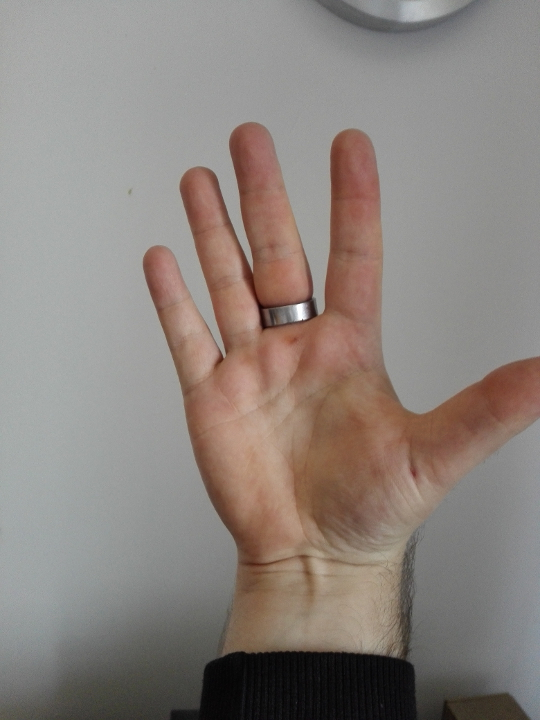
#> input picture JoshiHand0.jpg, 540 x 720 px
$ jupyter execute --allow-errors main_Hand_Gestures.ipynb   (shell and % lines are left out)
#> lines starting #> are read from the running program, lines starting #| are printed output that depends on the picture; after the words box and inside, x2 and y2 are one past the last pixel; in counts of white or black regions, pixels touching at a corner belong together
# Group C: Hand Gesture Recognition

## Members

Niklas Holtz, Master Informatik.
Joshua Falk, Bachelor Informatik.
Julien Räker, Bachelor Informatik.

## What is gesture recognition?

It's a topic in computer science with the goal of interpreting human gestures via mathematical algorithms. Hand gestures recognition as an typical form of the recognition is used to control or interact with devices without physically touching them. In the literature, a distinction is often made between static gestures and gestures that require movement. In our project, we limit ourselves to the former and use an external sensor system: the webcam of our laptop.

## Our Goals/Milestones

Our approach is based on segmenting the hand first. This means that the hand is separated from the background, so that a single mask is created, with which we then try to recognize a predefined gesture. Finally, an assigned action is to be executed for each gesture.

1. Segmentation of the hand.
2. Detection of predefined gestures.
3. Execution of assigned actions.

In addition to this elaboration, there are various executable files in our git with which the hand gesture recognition can be executed on a local computer (with webcam). Since we didn't find a way to insert them into this notebook, we unfortunately had to outsource them. For this reason, the third milestone is also not part of this elaboration.

# Use Cases

Of course, there are many different use cases that we could consider. But they all have one thing in common, because the goal is always to ***control the computer with gestures***.

As part of our external files, however, we decided on the following use cases.

1.   Control a PowerPoint presentation with pre-defined hand gestures.
2.   Control the volume of a computer by the number of fingers outstretched.

# Segmentation

Below we have looked at 3 approaches that can be used to segment the hand.

## Skin Color Detection

*   detecting hands with skin detection
*   the color space HSV is suitable to filter specific colors

[cell 1]
import numpy as np
import cv2
from matplotlib import pyplot as plt

img0 = cv2.cvtColor(cv2.imread("JoshiHand0.jpg"), cv2.COLOR_BGR2RGB)
img1 = cv2.cvtColor(cv2.imread("JoshiHand1.jpg"), cv2.COLOR_BGR2RGB)
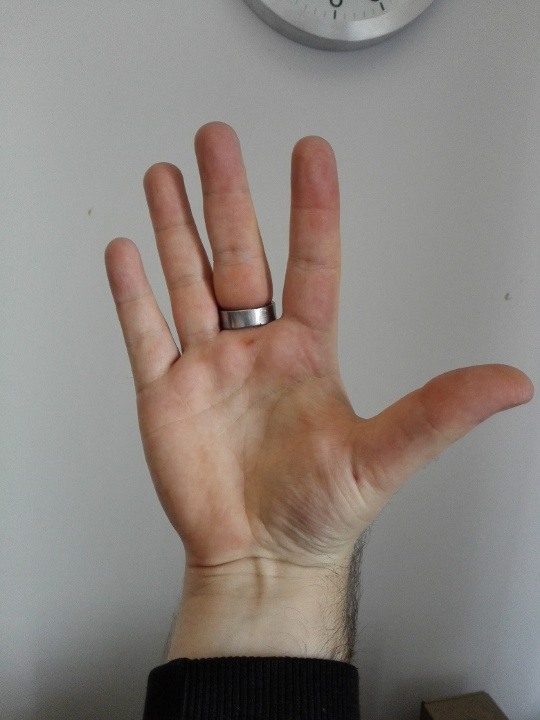
#> input picture JoshiHand1.jpg, 540 x 720 px
img2 = cv2.cvtColor(cv2.imread("JoshiHand2.jpg"), cv2.COLOR_BGR2RGB)
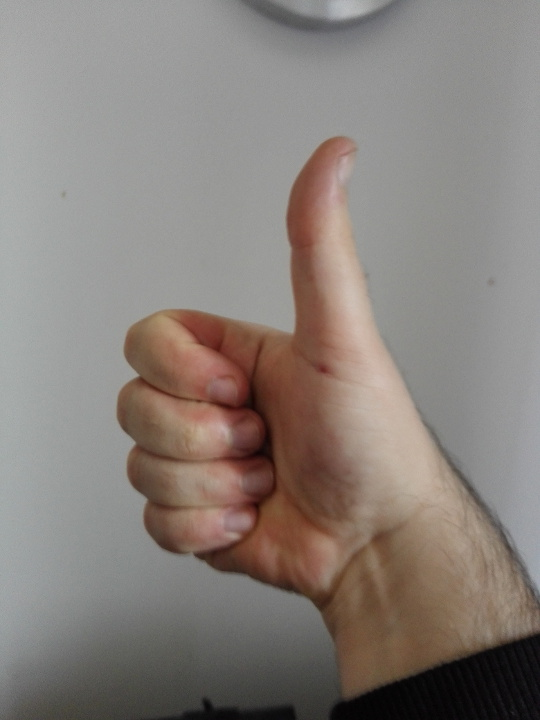
#> input picture JoshiHand2.jpg, 540 x 720 px
img3 = cv2.cvtColor(cv2.imread("JoshiHand3.jpg"), cv2.COLOR_BGR2RGB)
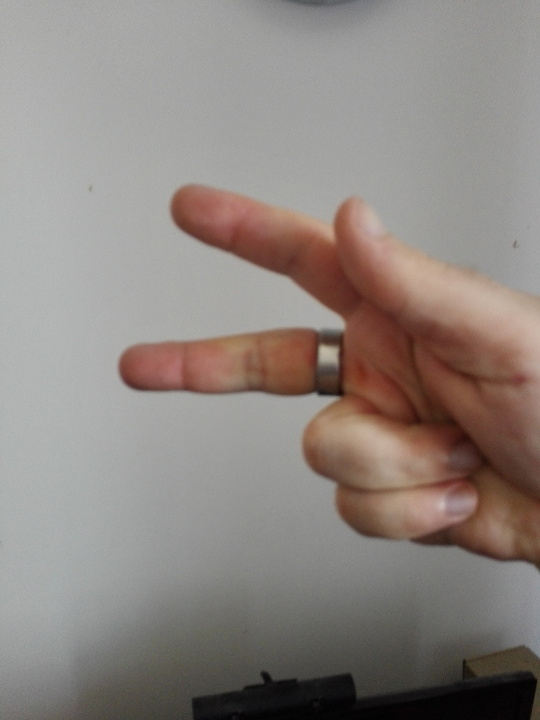
#> input picture JoshiHand3.jpg, 540 x 720 px
img4 = cv2.cvtColor(cv2.imread("JoshiHand4.jpg"), cv2.COLOR_BGR2RGB)
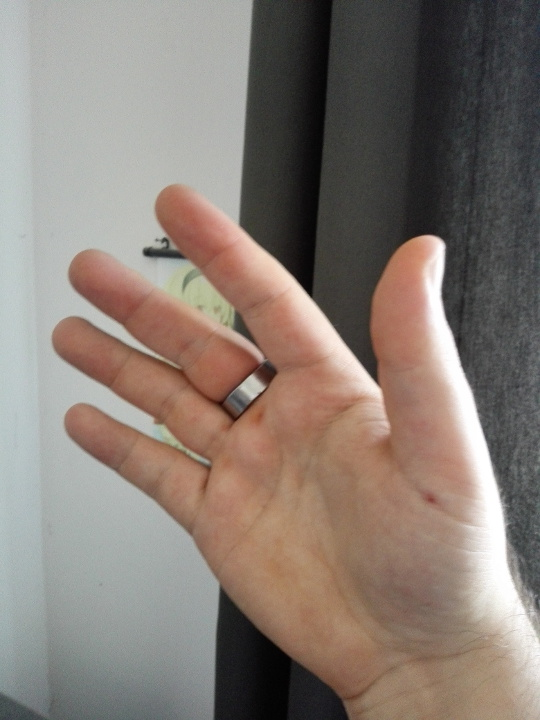
#> input picture JoshiHand4.jpg, 540 x 720 px
img5 = cv2.cvtColor(cv2.imread("JoshiHand5.jpg"), cv2.COLOR_BGR2RGB)
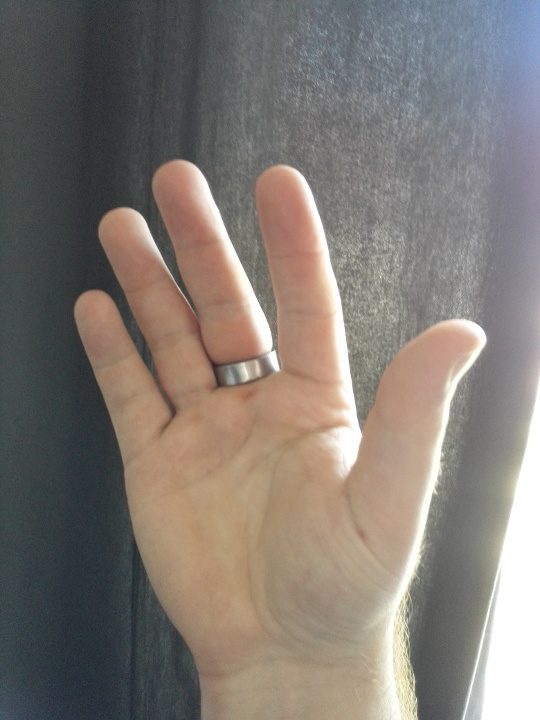
#> input picture JoshiHand5.jpg, 540 x 720 px
#> (the rest of this cell did not finish here and is left out)

[cell 2]
from google.colab import files

uploaded = files.upload()
#> the answer given: JoshiHand0.jpg
#> uploaded = 1 item

[cell 3]
import cv2
import numpy as np
from google.colab.patches import cv2_imshow

#choosing image
img_name = "JoshiHand1.jpg"

alpha = 1
beta = 0
histSize = 250

#Open the image
image = cv2.imread(img_name)
#> image is the input picture: shape (720, 540, 3); mean B, G, R 125.2, 130.8, 139.4
image = cv2.resize(image, ((len(image[0])//2), (len(image)//2)))
#> image: shape (360, 270, 3)

new_img = np.zeros(image.shape, image.dtype)

for y in range(image.shape[0]):
  for x in range(image.shape[1]):
    for c in range(image.shape[2]):
      new_img[y, x, c] = np.clip(alpha * image[y, x, c] + beta, 0, 255)

#range of skin color (found on the Internet)
min_skinColor = np.array([0, 58, 30], dtype = np.uint8)
max_skinColor = np.array([33, 255, 255], dtype = np.uint8)

#convert BGR image into HSV image
hsvImage = cv2.cvtColor(new_img, cv2.COLOR_BGR2HSV)
#> hsvImage: shape (360, 270, 3); mean H, S, V 38.5, 30.6, 140.9

#gets only the skin colored parts
detectedHand = cv2.inRange(hsvImage, min_skinColor, max_skinColor)
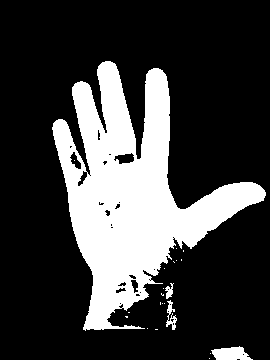
#> detectedHand: shape (360, 270); 24.5% white; 22 white regions (18 under 20 px), largest, box (x1, y1, x2, y2) and area: (52, 61, 266, 331) 23120, (211, 346, 253, 360) 405, (166, 300, 177, 330) 146, (165, 283, 174, 299) 76

kernel = np.ones((3,3), np.uint8)
#detectedHand = cv2.dilate(detectedHand, kernel, iterations=1)
#detectedHand = cv2.GaussianBlur(detectedHand, (5, 5), 0)

opening = cv2.morphologyEx(detectedHand, cv2.MORPH_OPEN, kernel)
#> opening: shape (360, 270); 24.2% white; 8 white regions (3 under 20 px), largest, box (x1, y1, x2, y2) and area: (52, 61, 266, 330) 22927, (212, 347, 251, 360) 397, (166, 289, 173, 298) 45, (124, 325, 135, 329) 36, (168, 305, 172, 312) 27
closing = cv2.morphologyEx(detectedHand, cv2.MORPH_CLOSE, kernel)
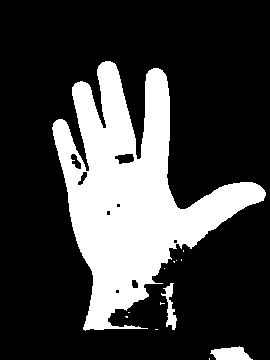
#> closing: shape (360, 270); 24.8% white; 13 white regions (10 under 20 px)


cv2_imshow(new_img)
cv2_imshow(hsvImage)
cv2_imshow(detectedHand)
cv2_imshow(closing)

[cell 4]
contours, hierarchy= cv2.findContours(detectedHand, cv2.RETR_TREE, cv2.CHAIN_APPROX_SIMPLE)
#> contours = 55 contours, 41 with area under 20; largest, box (x1, y1, x2, y2) and area: (52, 61, 266, 331) 22966, (211, 346, 253, 360) 358, (113, 152, 135, 165) 168, (69, 151, 82, 170) 114, (166, 300, 177, 330) 104

hand = max(contours, key=cv2.contourArea)
#> hand = contour of 663 points, box (x1, y1, x2, y2) (52, 61, 266, 331), area 22966

drawing = np.zeros(image.shape, np.uint8)
hull = cv2.convexHull(hand)
#> hull = contour of 18 points, box (x1, y1, x2, y2) (52, 61, 266, 331), area 37336

cv2.drawContours(drawing, [hand], 0, (0, 255, 0), 1)
cv2.drawContours(drawing, [hull], 0, (0, 0, 255), 2)
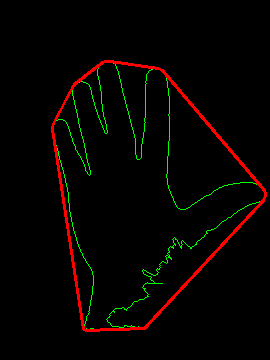
#> drawing: shape (360, 270, 3); mean of channels 0, 1, 2 0, 3.1, 6; drawn as B, G, R
cv2.drawContours(image, [hand], 0, (0, 255, 0), 1)
cv2.drawContours(image, [hull], 0, (0, 0, 255), 2)

cv2_imshow(detectedHand)
cv2_imshow(drawing)

##Problems with Skin Color Detection

*   <b>works good with the right light conditions

<div>


</div>
<div>


</div>

*  cant detect skin at bad light conditions</b>

<div>


</div>

<div>


</div>

## Edge Detection

[cell 5]
import numpy as np
import cv2
from matplotlib import pyplot as plt
from google.colab.patches import cv2_imshow
edges_gray = 0
edges_hsv = 0
for i in range(5):
  img_string = 'JoshiHand{}.jpg'
  img = cv2.imread(img_string.format(i))
#> img is the input picture: shape (720, 540, 3); mean B, G, R 125.7, 131.3, 140.1
  img_gray = cv2.cvtColor(img, cv2.COLOR_BGR2GRAY)
  #img_hsv_h = cv2.cvtColor(img, cv2.COLOR_BGR2HSV_FULL)[:, :, 0]
  edges_gray = cv2.Canny(img_gray, 250, 300, edges_gray, 5, True)
#> edges_gray: shape (720, 540); 5.3% white in thin lines or dots
  #edges_hsv = cv2.Canny(img_hsv_h, 250, 300, edges_hsv, 5, True)

  closing = cv2.morphologyEx(edges_gray, cv2.MORPH_CLOSE, np.ones((5,5),np.uint8))
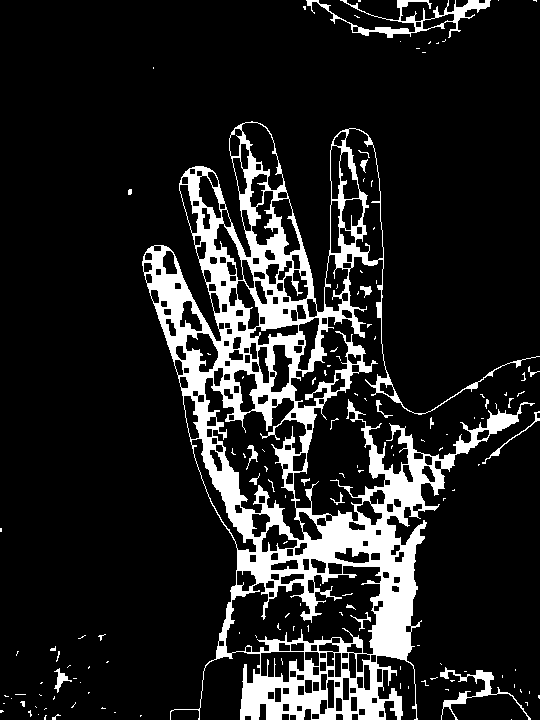
#> closing: shape (720, 540); 13.6% white; 136 white regions (114 under 20 px)
  # [4 lines of commented-out code are left out]

  contours, hierarchy = cv2.findContours(closing, cv2.RETR_TREE, cv2.CHAIN_APPROX_SIMPLE)
#> contours = 364 contours, 125 with area under 20; largest, box (x1, y1, x2, y2) and area: (142, 121, 540, 720) 91358, (225, 565, 382, 655) 8648, (204, 377, 307, 541) 6666, (345, 128, 384, 262) 2598, (306, 0, 491, 38) 1361
  #np.zeros(closing.shape, np.uint8)
  image_cvt = cv2.cvtColor(closing, cv2.COLOR_GRAY2RGB)
#> image_cvt: shape (720, 540, 3); 13.6% white; 136 white regions (114 under 20 px), largest, box (x1, y1, x2, y2) and area: (142, 121, 540, 720) 48705, (306, 0, 491, 38) 1538, (440, 667, 531, 720) 756
  max_contour = max(contours, key=cv2.contourArea)
#> max_contour = contour of 2382 points, box (x1, y1, x2, y2) (142, 121, 540, 720), area 91358
  contours_image = cv2.drawContours(image_cvt, [max_contour], -1, (0,0,255))
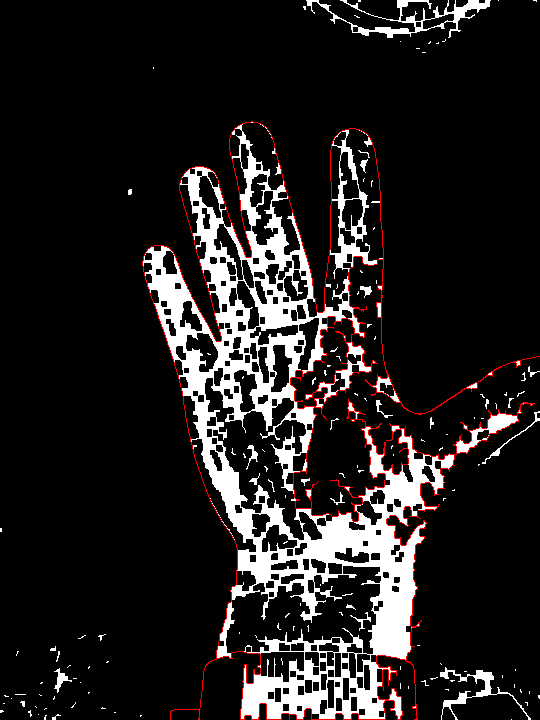
#> contours_image: shape (720, 540, 3); mean B, G, R 31.1, 31.1, 34.6

  cv2_imshow(edges_gray)
  cv2_imshow(contours_image)

##Problems with edge detection
* Busy background
* Hand contour offten has holes -> closing filter does not help

## Detect Hand with Background Subtraction

With Background Subtraction we create a mask of the Background. With this mask we performing every time a subtraction with the current frame and the background model. So we can detect every object (in this case our hand) which we hold into the camera.

[cell 6]
import cv2
from google.colab.patches import cv2_imshow

#load the images
background = cv2.imread("background.jpg")
hand = cv2.imread("handBackground.jpg")
#> (the rest of this cell did not finish here and is left out)

[cell 7]
kernel = np.ones((3,3), np.uint8)

#use some filter and apply a threshold
#> (the rest of this cell did not finish here and is left out)

It should be noted that this result can only be generated in this notebook. If we apply the appropriate algorithms in a real-time environment, we get worse results. Nevertheless, this method offers the most potential for segmenting the hand. The disadvantage here, however, is that you always need an initial image, the empty background, to subtract it from your hand. As soon as you move the camera without recalculating the background, the hand obviously cannot be segmented. In the lower GIF you can see undefined behavior if you try this.

As the pictures above show, the results are very good in both good and bad lighting conditions. In addition, this approach is completely independent of skin color or distinctive spots on the hand. For this reason, we have decided to compromise with the static camera and now recognize gestures based on these results.

## Camera Capturing

Since we cannot access the webcam of our computers with Colab directly via OpenCV, we use an asynchronous javascript function, which allows us to connect to the webcam of the user.

In the following, you can see an approach to access the camera. In addition, various filters were used to perform the segmentation. Since we later decided to implement camera access through external files, we did not pursue this approach any further.

[cell 8]
from IPython.display import display, Javascript
from google.colab.output import eval_js
from base64 import b64decode
import cv2
import numpy as np
import imutils
from google.colab.patches import cv2_imshow

""" Creates a canvas element and a button to capture a photo.
:param filename: str with and ending like .jpg or .png
:param quality: a float between 0 (worst) and 1 (best) quality.
"""
def take_photo(filename='photo.jpg', quality=0.8):
  js = Javascript('''
    async function takePhoto(quality) {
      const div = document.createElement('div');
      // Create a button to capture a photo.
      const capture = document.createElement('button');
      capture.textContent = 'Capture Photo';
      div.appendChild(capture);

      //Create a video element, which captures the webcam.
      const video = document.createElement('video');
      video.style.display = 'block';
      const stream = await navigator.mediaDevices.getUserMedia({video: true});

      //Append everything and start the stream.
      document.body.appendChild(div);
      div.appendChild(video);
      video.srcObject = stream;
      await video.play();

      // Resize the output to fit the video element.
      google.colab.output.setIframeHeight(document.documentElement.scrollHeight, true);

      // Wait for Capture to be clicked.
      await new Promise((resolve) => capture.onclick = resolve);

      const canvas = document.createElement('canvas');
      canvas.width = video.videoWidth;
      canvas.height = video.videoHeight;
      canvas.getContext('2d').drawImage(video, 0, 0);
      stream.getVideoTracks()[0].stop();
      div.remove();
      return canvas.toDataURL('image/jpeg', quality);
    }
    ''')
  display(js)
  data = eval_js('takePhoto({})'.format(quality))
  binary = b64decode(data.split(',')[1])
  with open(filename, 'wb') as f:
    f.write(binary)
  return cv2.imread(filename)

# [42 lines left out: functions filter_by_threshold, detect_skin_color, not called in this run]


try:
  print('PHOTO:')
  picture = take_photo()
  cv2_imshow(picture)
  print('Filtered Photo:')
  filtered_photo = filter_by_threshold(picture)
  cv2_imshow(filtered_photo)
  print('Detected Skin:')
  skin_photo = detect_skin_color(picture)
  cv2_imshow(skin_photo)
except Exception as err:
  # Errors will be thrown if the user does not have a webcam or if they do not
  # grant the page permission to access it.
  print(str(err))

# Gesture recognition

## Approach to count fingers

[cell 9]
# Load a segmented hand from git

from google.colab.patches import cv2_imshow
from sklearn.metrics import pairwise
import numpy as np
import cv2

#> (the rest of this cell did not finish here and is left out)

Although this approach gives good results and is also very performant, there are some problems. For a reason unknown to us, only good results for 1,2,3 or 5 fingers are given. In addition, this method is heavily dependent on the optimal alignment of the hand.

Since we realized that we couldn't recognize more complex gestures with this method, we focused on machine learning in the following section.

## Machine Learning

### First try (not used in final program)
To identify the hand gesture we want to use machine learning. To traing w model we use the "Hand Gesture Recognition Database" which is available on Kaggle. This dataset contains 20000 images with different hands and different gestures. The model will cover 10 different gestures:

*   0 -> Thumb down
*   1 -> Palm (horizontal)
*   2 -> L
*   3 -> Fist (horizontal)
*   4 -> Fist (vertical)
*   5 -> Thumbs up
*   6 -> Index
*   7 -> OK
*   8 -> Palm (vertical)
*   9 -> C

We got inspiration by another project which used this Dataset:
https://github.com/filipefborba/HandRecognition/blob/master/project3/project3.ipynb

[cell 10]
import tensorflow as tf
from tensorflow import keras

[cell 11]
from google.colab import files

[cell 12]
uploaded = files.upload()
#> the answer given: JoshiHand1.jpg

Cause i got everytime an error-message when i tried to upload the dataset to colab i trained the model locally in python. I saved the model in the "handrecognition_model.h5" file and uploaded it, to make it possible to work with it in colab

[cell 13]
#upload the created model
model = files.upload()
#> the answer given: JoshiHand2.jpg
